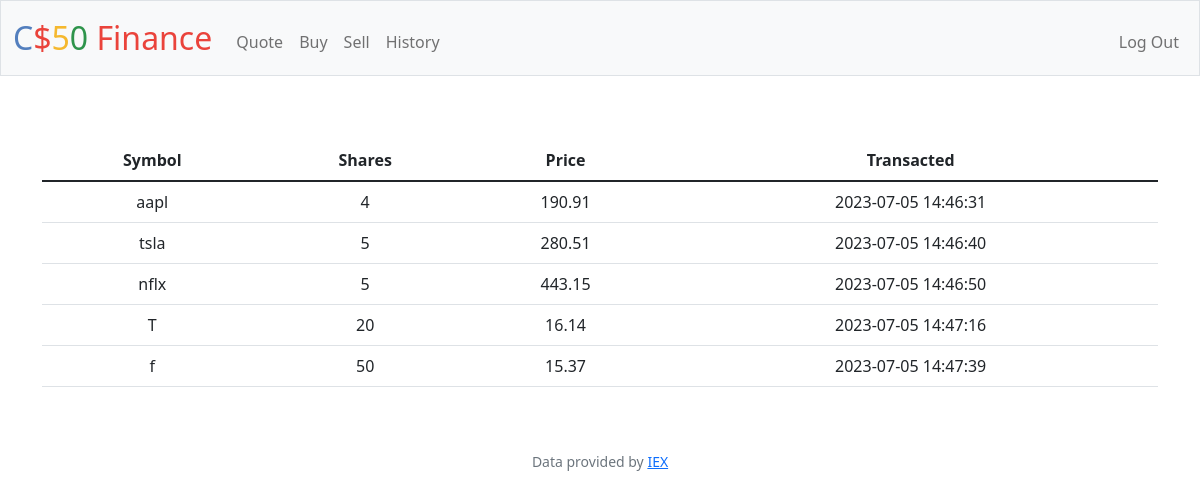
The page /history (signed in) on the database its author committed.
### tables this page shows
CREATE TABLE transactions (
id INTEGER PRIMARY KEY AUTOINCREMENT,
user_id INTEGER,
symbol TEXT,
shares INTEGER,
price REAL,
data TIMESTAMP, name TEXT);

### app.py (the view)
@app.route("/history")
@login_required
def history():
    user_id = session["user_id"]
    stocks = db.execute("SELECT symbol, shares, price, data FROM transactions WHERE user_id = ?", user_id)
    return render_template("history.html", database=stocks)

### app.py (called while the page is built)
@app.after_request
def after_request(response):
    response.headers["Cache-Control"] = "no-cache, no-store, must-revalidate"
    response.headers["Expires"] = 0
    response.headers["Pragma"] = "no-cache"
    return response

### helpers.py (called while the page is built)
def login_required(f):
    @wraps(f)
    def decorated_function(*args, **kwargs):
        if session.get("user_id") is None:
            return redirect("/login")
        return f(*args, **kwargs)
    return decorated_function

### templates/history.html (shortened to what this page needs)
{% extends "layout.html" %}
{% block main %}
<div class="container mt-3">
    <table class="table table-hover">
      <thead>
        <tr>
          <th>Symbol</th>
          <th>Shares</th>
          <th>Price</th>
          <th>Transacted</th>
        </tr>
      </thead>
      <tbody>
        {%for row in database%}
            <tr>
            <td>{{ row["symbol"] }}</td>
            <td>{{ row["shares"] }}</td>
            <td>{{ row["price"] }}</td>
            <td>{{row["data"]}}</td>
            </tr>
        {%endfor%}
        </tbody>
    </table>
  </div>
{% endblock %}

### rows shown on the page
transactions: symbol "aapl", shares "4", price "190.91", data "2023-07-05 14:46:31"
transactions: symbol "tsla", shares "5", price "280.51", data "2023-07-05 14:46:40"
transactions: symbol "nflx", shares "5", price "443.15", data "2023-07-05 14:46:50"
transactions: symbol "T", shares "20", price "16.14", data "2023-07-05 14:47:16"
transactions: symbol "f", shares "50", price "15.37", data "2023-07-05 14:47:39"
